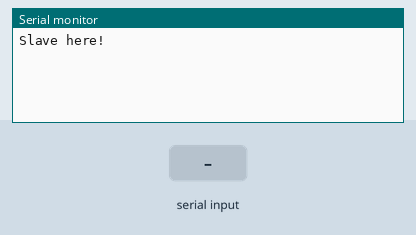
Recording of a sketch running on a simulated Arduino Uno, built with avr-gcc and run on an emulated ATmega328P. On the bench: the last lines printed to the serial monitor. The test bench sets the inputs (shaded band).

Above: at 2.8 s.
2.9 s: "90,45,200\n" received over the second serial link
At 3.5 s:
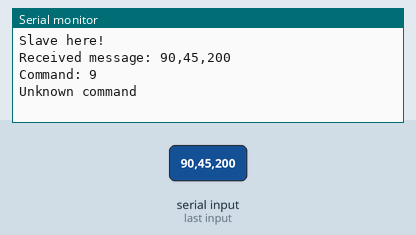
4.5 s: "90,45\n" received over the second serial link
At 6.2 s:
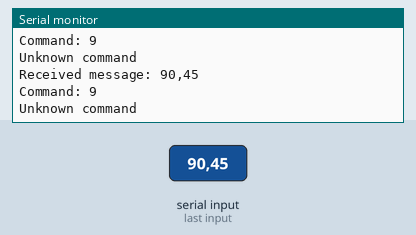
6.5 s: "0\n" received over the second serial link
At 7.8 s:
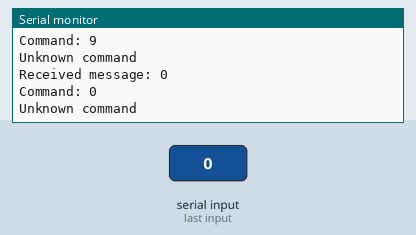
8.5 s: "a90\n" received over the second serial link
At 9.5 s:
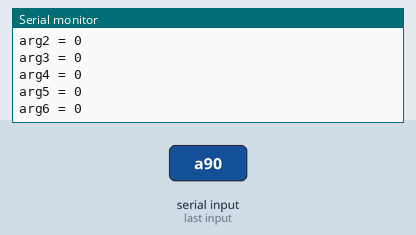
10.5 s: "a,45\n" received over the second serial link
Timing chart, 0 to 13.5 s (numbered marks = the images above; inputs shaded):
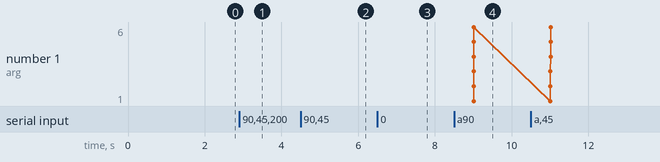

The sketch:

uartslave.ino
```cpp
#include "clicli.h"

clicli mycli;

void setup() {
  // Open serial communications and wait for port to open:
  Serial.begin(115200);
  Serial.println("Slave here!");

  mycli.begin(4800);
}

void loop() { // run over and over
  mycli.run();


}
```

clicli.cpp
```cpp
/*

                    CLI Software for Arduino

               A Simple Command Line Interface
  Example functions:
              Feature                |  CLI Usage
___________________________________________________
 Digial Write HIGH to a specific pin |  h (pin)
 Digial Write LOW to a specific pin  |  l (pin)
 Shoot command                       |  s (angle)
 Digital Read                        |  r (pin)
 Analog Read                         |  e (pin)


      by Gal Arbel
      Oct 2022
*/


#include "clicli.h"
#include "Arduino.h"
#include "HardwareSerial.h"
#include <SoftwareSerial.h>

const unsigned int MAX_MESSAGE_LENGTH = 128;

SoftwareSerial mySerial(10, 11); // RX, TX

//clicli::clicli(hvacontrol &hvacontrol):myhvacontrol(hvacontrol), number(7) {

//}

void clicli::begin(int bdrate) {
   mySerial.begin(bdrate);
  //
}

void clicli::run() {
  static char message[MAX_MESSAGE_LENGTH];
  static unsigned int message_pos = 0;

  while (mySerial.available() > 0) {
    char inByte = mySerial.read();   // Read the next available byte in the serial receive buffer

    // Check for end of message character (newline)
    if (inByte != '\n' && (message_pos < MAX_MESSAGE_LENGTH - 1)) {
      message[message_pos] = inByte;  // Add the incoming byte to our message
      message_pos++;
    } else {
      // End of message received
      message[message_pos] = '\0';  // Add null character to string

      // Debug print the received message
      Serial.print("Received message: ");
      Serial.println(message);

      // Parse message
      int command[7] = {0};
      int argindex = 0;
      char cmd = '\0';
      char delim[] = " ";
      char tmpmsg[MAX_MESSAGE_LENGTH];
      strcpy(tmpmsg, message);  // Copy message to temporary buffer for strtok

      char *ptr = strtok(tmpmsg, delim);
      while (ptr != NULL) {
        if (argindex == 0) {
          cmd = ptr[0];
          // Debug print the command character
          Serial.print("Command: ");
          Serial.println(cmd);
        } else if (argindex <= 7) {
          command[argindex - 1] = atoi(ptr);
          // Debug print each argument
          Serial.print("Argument ");
          Serial.print(argindex);
          Serial.print(": ");
          Serial.println(command[argindex - 1]);
        }
        argindex++;
        ptr = strtok(NULL, delim);
      }

      // Handle command
      switch (cmd) {
        case 'a': // Print arguments
          for (int i = 0; i < 6; i++) {
            Serial.print("arg");
            Serial.print(i + 1);
            Serial.print(" = ");
            Serial.println(command[i]);
          }
          break;

        // Add more cases as needed

        default:
          Serial.println("Unknown command");
          break;
      }

      // Reset for the next message
      message_pos = 0;
    }
  }
  delay(1000);
}
```

clicli.h
```cpp
#ifndef CLICLI_H
#define CLICLI_H
//#include "hvacontrol.h"

 class clicli {
  private:
  //hvacontrol &myhvacontrol;
  int number;

  public:
   //clicli(hvacontrol &myhvacontrol);
   clicli;
   void begin(int bdrate);   //must be called from  void setup()
   void run();   //must be called from  void loop()

 };
#endif 
```

Measured:
- after the input at 2.9 s, the serial monitor: prints a new line after 0.10 s (image 1)
- after the input at 4.5 s, the serial monitor: prints a new line after 0.50 s (image 2)
- after the input at 6.5 s, the serial monitor: prints a new line after 0.50 s (image 3)
- after the input at 8.5 s, the serial monitor: prints a new line after 0.50 s (image 4)
